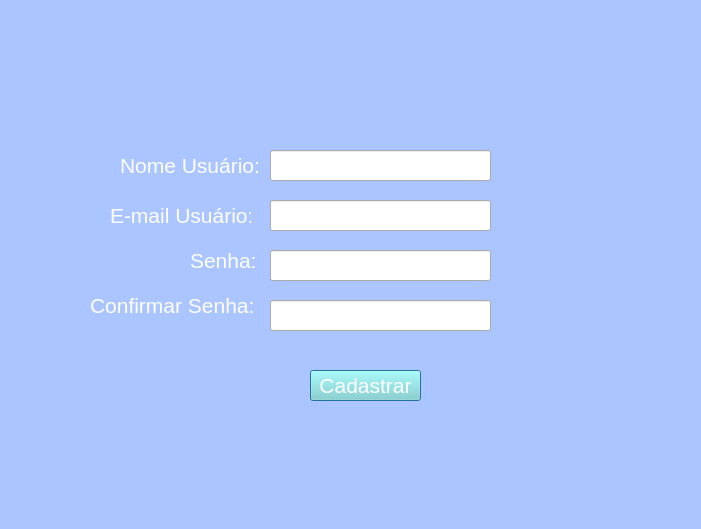
<?xml version="1.0" encoding="UTF-8"?>
<ui version="4.0">
 <class>Dialog</class>
 <widget class="QDialog" name="Dialog">
  <property name="geometry">
   <rect>
    <x>0</x>
    <y>0</y>
    <width>701</width>
    <height>529</height>
   </rect>
  </property>
  <property name="windowTitle">
   <string>Dialog</string>
  </property>
  <widget class="QLabel" name="background">
   <property name="geometry">
    <rect>
     <x>-10</x>
     <y>-30</y>
     <width>741</width>
     <height>571</height>
    </rect>
   </property>
   <property name="styleSheet">
    <string notr="true">background-color: rgb(170, 197, 255);</string>
   </property>
   <property name="text">
    <string/>
   </property>
  </widget>
  <widget class="QLabel" name="img_login_T2">
   <property name="geometry">
    <rect>
     <x>300</x>
     <y>10</y>
     <width>131</width>
     <height>111</height>
    </rect>
   </property>
   <property name="styleSheet">
    <string notr="true">image: url(:/img/USUARIO.png);</string>
   </property>
   <property name="text">
    <string/>
   </property>
  </widget>
  <widget class="QLabel" name="Usuario">
   <property name="geometry">
    <rect>
     <x>120</x>
     <y>140</y>
     <width>141</width>
     <height>51</height>
    </rect>
   </property>
   <property name="text">
    <string>&lt;html&gt;&lt;head/&gt;&lt;body&gt;&lt;p&gt;&lt;span style=&quot; font-size:16pt; color:#ffffff;&quot;&gt;Nome Usuário:&lt;/span&gt;&lt;/p&gt;&lt;/body&gt;&lt;/html&gt;</string>
   </property>
  </widget>
  <widget class="QLineEdit" name="C_usuario">
   <property name="geometry">
    <rect>
     <x>270</x>
     <y>150</y>
     <width>221</width>
     <height>31</height>
    </rect>
   </property>
  </widget>
  <widget class="QLabel" name="email">
   <property name="geometry">
    <rect>
     <x>110</x>
     <y>190</y>
     <width>141</width>
     <height>51</height>
    </rect>
   </property>
   <property name="text">
    <string>&lt;html&gt;&lt;head/&gt;&lt;body&gt;&lt;p&gt;&lt;span style=&quot; font-size:16pt; color:#ffffff;&quot;&gt;E-mail Usuário:&lt;/span&gt;&lt;/p&gt;&lt;/body&gt;&lt;/html&gt;</string>
   </property>
  </widget>
  <widget class="QLineEdit" name="C_email">
   <property name="geometry">
    <rect>
     <x>270</x>
     <y>200</y>
     <width>221</width>
     <height>31</height>
    </rect>
   </property>
  </widget>
  <widget class="QLabel" name="Senha">
   <property name="geometry">
    <rect>
     <x>190</x>
     <y>240</y>
     <width>91</width>
     <height>41</height>
    </rect>
   </property>
   <property name="text">
    <string>&lt;html&gt;&lt;head/&gt;&lt;body&gt;&lt;p&gt;&lt;span style=&quot; font-size:16pt; color:#ffffff;&quot;&gt;Senha:&lt;/span&gt;&lt;/p&gt;&lt;/body&gt;&lt;/html&gt;</string>
   </property>
  </widget>
  <widget class="QLabel" name="ConfirmarSenha">
   <property name="geometry">
    <rect>
     <x>90</x>
     <y>280</y>
     <width>171</width>
     <height>51</height>
    </rect>
   </property>
   <property name="text">
    <string>&lt;html&gt;&lt;head/&gt;&lt;body&gt;&lt;p&gt;&lt;span style=&quot; font-size:16pt; color:#ffffff;&quot;&gt;Confirmar Senha:&lt;/span&gt;&lt;/p&gt;&lt;/body&gt;&lt;/html&gt;</string>
   </property>
  </widget>
  <widget class="QLineEdit" name="C_senha">
   <property name="geometry">
    <rect>
     <x>270</x>
     <y>250</y>
     <width>221</width>
     <height>31</height>
    </rect>
   </property>
   <property name="echoMode">
    <enum>QLineEdit::Password</enum>
   </property>
  </widget>
  <widget class="QLineEdit" name="C_ConfirmarSenha">
   <property name="geometry">
    <rect>
     <x>270</x>
     <y>300</y>
     <width>221</width>
     <height>31</height>
    </rect>
   </property>
   <property name="echoMode">
    <enum>QLineEdit::Password</enum>
   </property>
  </widget>
  <widget class="QPushButton" name="B_Cadastrar">
   <property name="geometry">
    <rect>
     <x>310</x>
     <y>370</y>
     <width>111</width>
     <height>31</height>
    </rect>
   </property>
   <property name="sizePolicy">
    <sizepolicy hsizetype="Minimum" vsizetype="Fixed">
     <horstretch>0</horstretch>
     <verstretch>0</verstretch>
    </sizepolicy>
   </property>
   <property name="font">
    <font>
     <pointsize>16</pointsize>
    </font>
   </property>
   <property name="toolTip">
    <string>&lt;html&gt;&lt;head/&gt;&lt;body&gt;&lt;p&gt;&lt;span style=&quot; font-size:18pt; font-weight:600;&quot;&gt;Cadastrar&lt;/span&gt;&lt;/p&gt;&lt;/body&gt;&lt;/html&gt;</string>
   </property>
   <property name="styleSheet">
    <string notr="true">background-color: rgb(130, 217, 210);
color: rgb(255, 255, 255);</string>
   </property>
   <property name="text">
    <string>Cadastrar</string>
   </property>
   <property name="iconSize">
    <size>
     <width>16</width>
     <height>16</height>
    </size>
   </property>
   <property name="autoRepeatDelay">
    <number>300</number>
   </property>
   <property name="autoRepeatInterval">
    <number>100</number>
   </property>
  </widget>
 </widget>
 <resources>
  <include location="sourcee.qrc"/>
 </resources>
 <connections/>
</ui>
